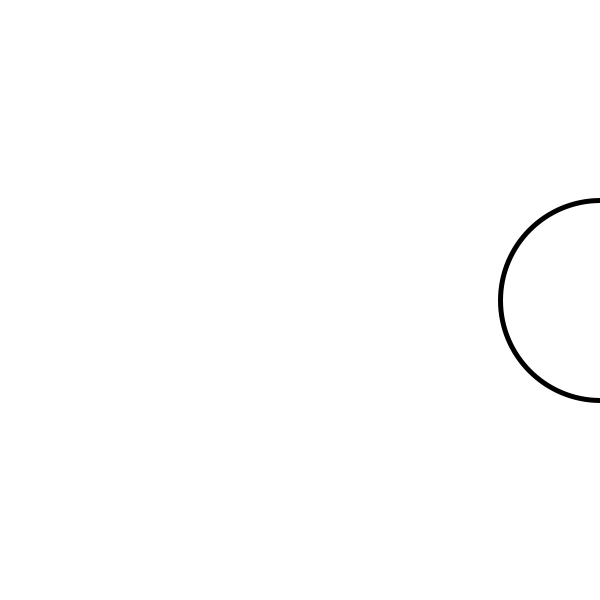
Frame 1 (no input)
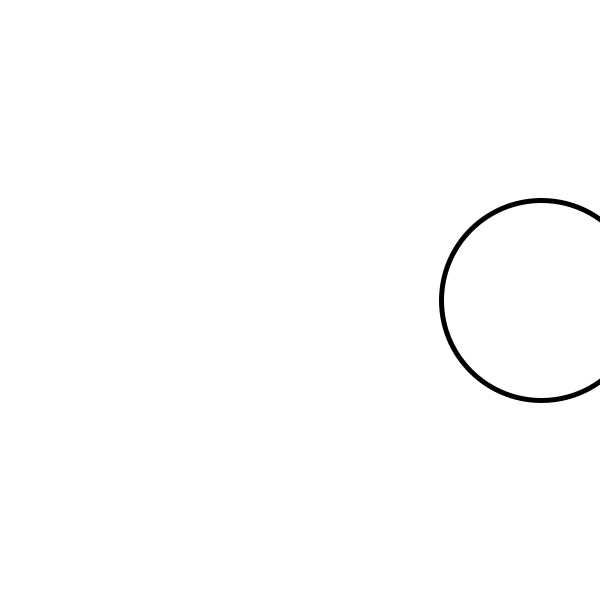
Frame 60 (the mouse pressed at the canvas centre just before this capture)
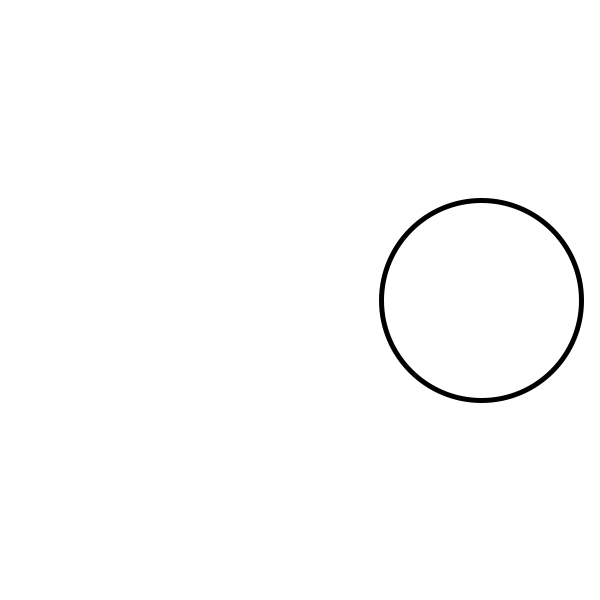
Frame 120 (the mouse held since frame 60 and released just before this capture)

The Processing sketch that drew these frames (run headless with seeded random() and noise(); from frame 60 on, the mouse is pressed at the canvas centre):

// Processing sketch: sketch_260218c
// ── sketch_260218c.pde
int a;

void setup(){
  size (600,600);
  a=600;
  strokeWeight(5);
}

void draw(){
  background(255);
  ellipse(a,300,200,200);
  a=a-1;
  if(a<-100){
    a=700;
  }
}
